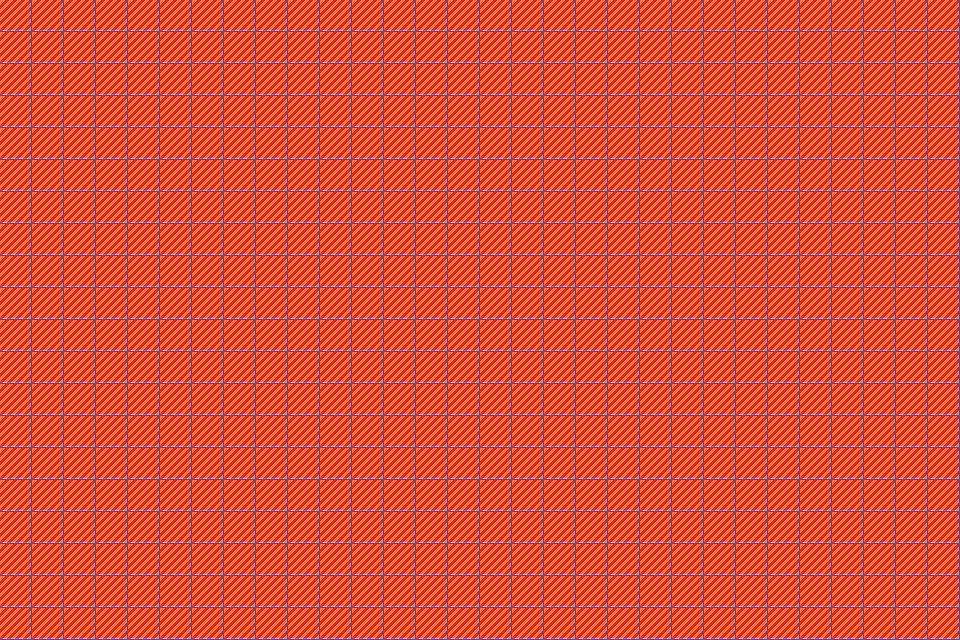

A 2D game scene composited from a Tiled map and its tileset images. What follows is a short description and the map's XML, with every tile layer's data as written:
An orthogonal 30x20 tile map with 32x32 px tiles, 1 tile layer (Layer 1).

<map version="1.8" tiledversion="1.8.5" orientation="orthogonal" renderorder="right-down" width="30" height="20" tilewidth="32" tileheight="32" infinite="0" nextlayerid="3" nextobjectid="1">
 <tileset firstgid="1" source="tilesheet_wangsets.tsx" />
 <layer id="1" name="Layer 1" width="30" height="20">
  <data encoding="csv">
47,47,47,47,47,47,47,47,47,47,47,47,47,47,47,47,47,47,47,47,47,47,47,47,47,47,47,47,47,47,
47,47,47,47,47,47,47,47,47,47,47,47,47,47,47,47,47,47,47,47,47,47,47,47,47,47,47,47,47,47,
47,47,47,47,47,47,47,47,47,47,47,47,47,47,47,47,47,47,47,47,47,47,47,47,47,47,47,47,47,47,
47,47,47,47,47,47,47,47,47,47,47,47,47,47,47,47,47,47,47,47,47,47,47,47,47,47,47,47,47,47,
47,47,47,47,47,47,47,47,47,47,47,47,47,47,47,47,47,47,47,47,47,47,47,47,47,47,47,47,47,47,
47,47,47,47,47,47,47,47,47,47,47,47,47,47,47,47,47,47,47,47,47,47,47,47,47,47,47,47,47,47,
47,47,47,47,47,47,47,47,47,47,47,47,47,47,47,47,47,47,47,47,47,47,47,47,47,47,47,47,47,47,
47,47,47,47,47,47,47,47,47,47,47,47,47,47,47,47,47,47,47,47,47,47,47,47,47,47,47,47,47,47,
47,47,47,47,47,47,47,47,47,47,47,47,47,47,47,47,47,47,47,47,47,47,47,47,47,47,47,47,47,47,
47,47,47,47,47,47,47,47,47,47,47,47,47,47,47,47,47,47,47,47,47,47,47,47,47,47,47,47,47,47,
47,47,47,47,47,47,47,47,47,47,47,47,47,47,47,47,47,47,47,47,47,47,47,47,47,47,47,47,47,47,
47,47,47,47,47,47,47,47,47,47,47,47,47,47,47,47,47,47,47,47,47,47,47,47,47,47,47,47,47,47,
47,47,47,47,47,47,47,47,47,47,47,47,47,47,47,47,47,47,47,47,47,47,47,47,47,47,47,47,47,47,
47,47,47,47,47,47,47,47,47,47,47,47,47,47,47,47,47,47,47,47,47,47,47,47,47,47,47,47,47,47,
47,47,47,47,47,47,47,47,47,47,47,47,47,47,47,47,47,47,47,47,47,47,47,47,47,47,47,47,47,47,
47,47,47,47,47,47,47,47,47,47,47,47,47,47,47,47,47,47,47,47,47,47,47,47,47,47,47,47,47,47,
47,47,47,47,47,47,47,47,47,47,47,47,47,47,47,47,47,47,47,47,47,47,47,47,47,47,47,47,47,47,
47,47,47,47,47,47,47,47,47,47,47,47,47,47,47,47,47,47,47,47,47,47,47,47,47,47,47,47,47,47,
47,47,47,47,47,47,47,47,47,47,47,47,47,47,47,47,47,47,47,47,47,47,47,47,47,47,47,47,47,47,
47,47,47,47,47,47,47,47,47,47,47,47,47,47,47,47,47,47,47,47,47,47,47,47,47,47,47,47,47,47
</data>
 </layer>
</map>
